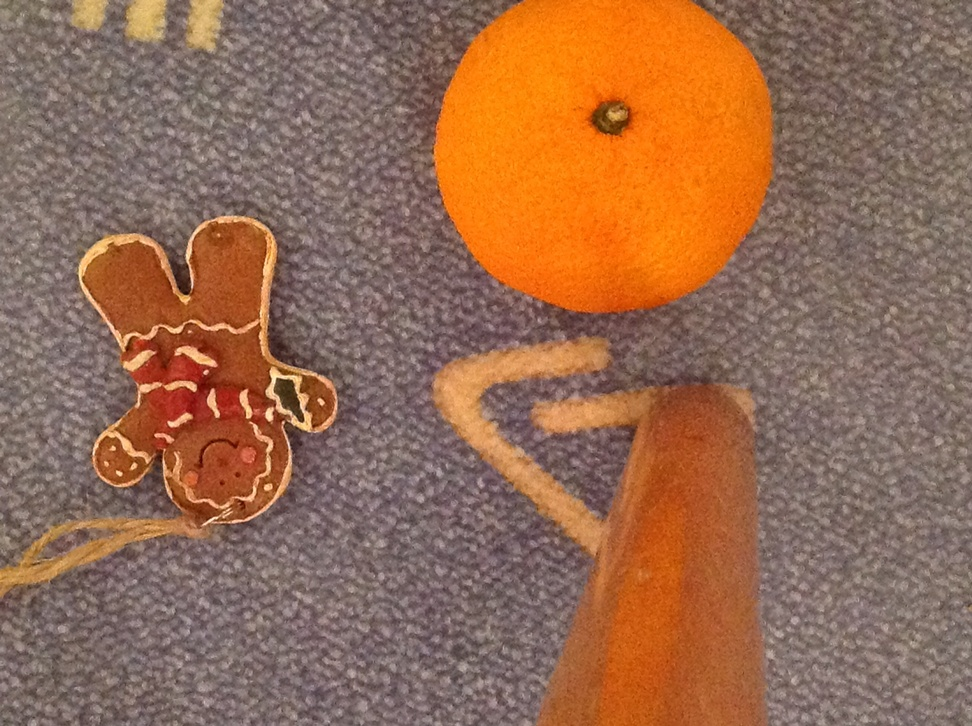
%> input picture MachineVisionSubmissionFiles/Lab 2/GingerBreadMan_first.jpg, 972 x 726 px, shrunk from 2056 x 1536 before the run
$ octave Lab_2.m   (GNU Octave 9; MATLAB toolbox functions it lacks are replaced by stand-ins)
%> lines starting %> are read from the running program, lines starting %| are printed output that depends on the picture
% Lab 2
clear
close all;

Ginger1 = imread('GingerBreadMan_first.jpg'); % Read in first and second gingerbread man images
%> Ginger1 is the input picture: size 726x972x3 uint8; mean R, G, B 150, 106.9, 81.5
Ginger2 = imread('GingerBreadMan_second.jpg');
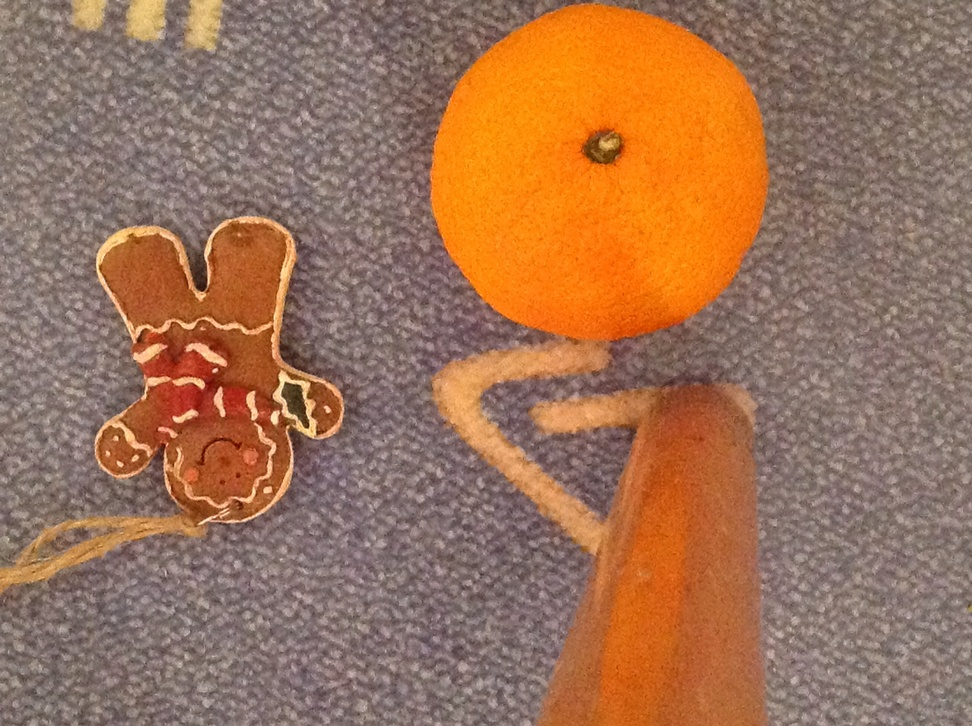
%> input picture MachineVisionSubmissionFiles/Lab 2/GingerBreadMan_second.jpg, 972 x 726 px, shrunk from 2056 x 1536 before the run
%> Ginger2 is the input picture: size 726x972x3 uint8; mean R, G, B 157.3, 114.2, 87.2

redSquare = imread('red_square_static.jpg'); % Read in red square image
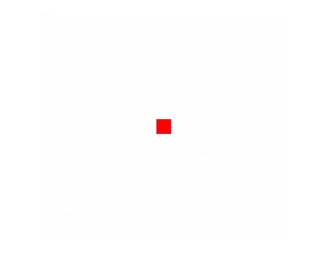
%> input picture MachineVisionSubmissionFiles/Lab 2/red_square_static.jpg, 328 x 272 px, shrunk from 694 x 575 before the run
%> redSquare is the input picture: size 272x328x3 uint8; mean R, G, B 254.3, 253.8, 253.8

Ginger1grey = rgb2gray(Ginger1); % Convert all to grayscale to allow operations on them
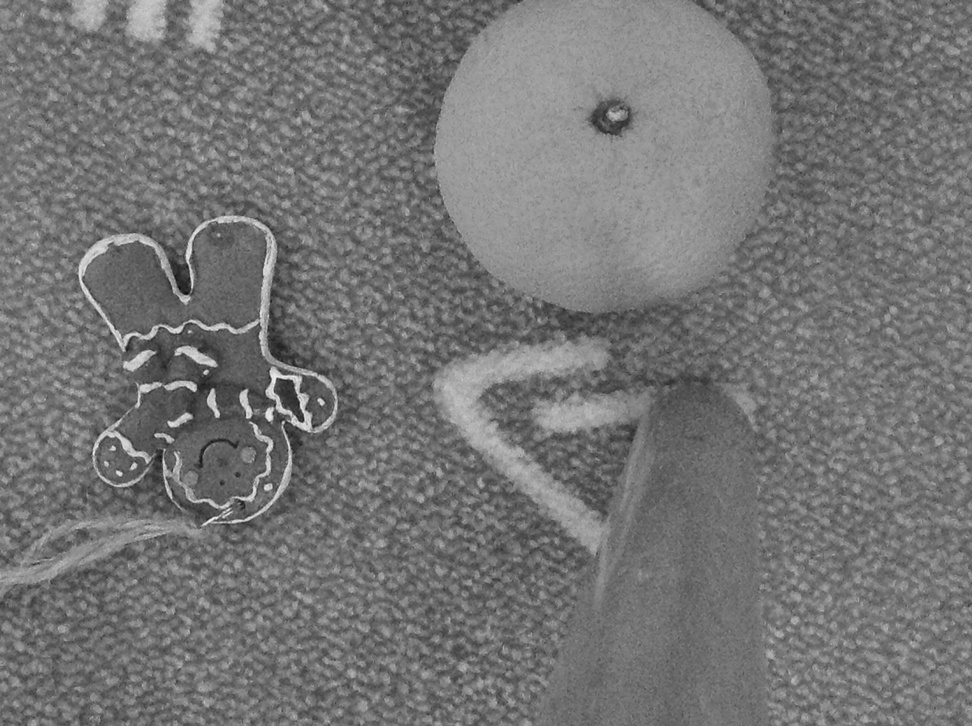
%> Ginger1grey: size 726x972 uint8; min 12, max 241, mean 116.9
Ginger2grey = rgb2gray(Ginger2);
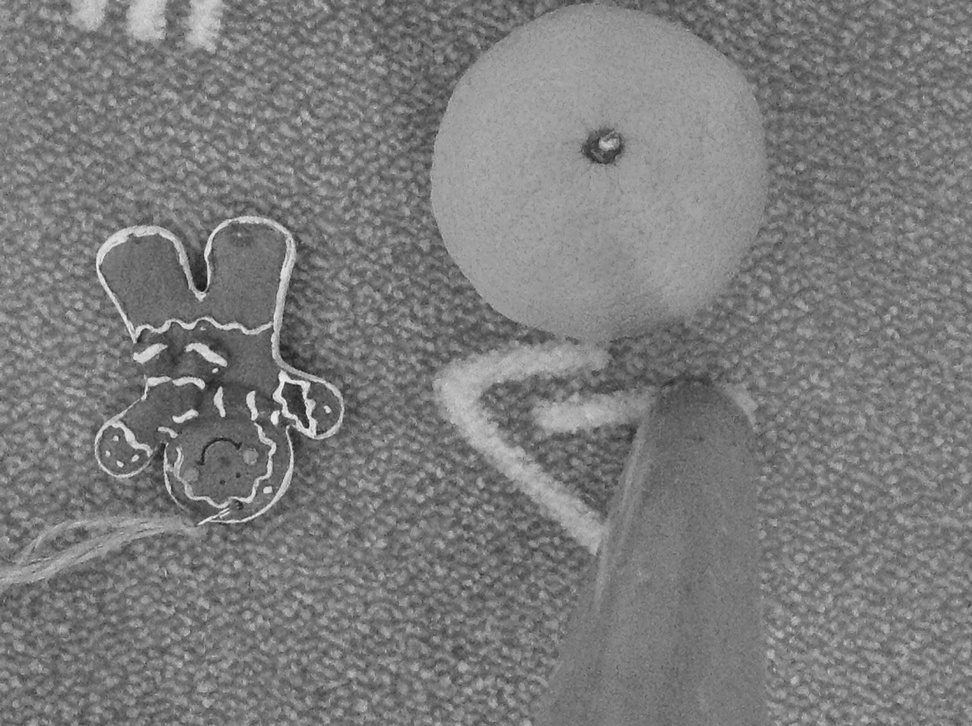
%> Ginger2grey: size 726x972 uint8; min 22, max 239, mean 124
redSquareGrey = rgb2gray(redSquare);

Ginger1Corner = corner(Ginger1grey, 1); % Find corners on all images
%> Ginger1Corner = [278 379]
% Ginger2Corner = corner(Ginger2grey(Ginger1Corner:Ginger1Corner+SizeGinger), 1);
redSquareCorner = corner(redSquareGrey);
%> redSquareCorner = [158 133; 158 121; 171 133; 171 121]
redSquareCorner = redSquareCorner(1,:); % Pick out the corner I want
%> redSquareCorner = [158 133]


SizeGinger = 50; % Size of bounding boxes I wanted for my figure to make it clearer
SizeSquare = 20;

bboxGinger1 = [Ginger1Corner(1,1)-SizeGinger/2, Ginger1Corner(1,2)-SizeGinger/2, SizeGinger, SizeGinger];
%> bboxGinger1 = [253 354 50 50]
bboxSquare = [redSquareCorner-SizeSquare/2, SizeSquare, SizeSquare]; % Creating bounding boxes
%> bboxSquare = [148 123 20 20]

markedGinger1 = insertShape(Ginger1grey, "filled-rectangle", bboxGinger1, 'Color', 'red');
markedGinger1 = insertMarker(markedGinger1, Ginger1Corner); % adds marks to the images so it can be seen in figures
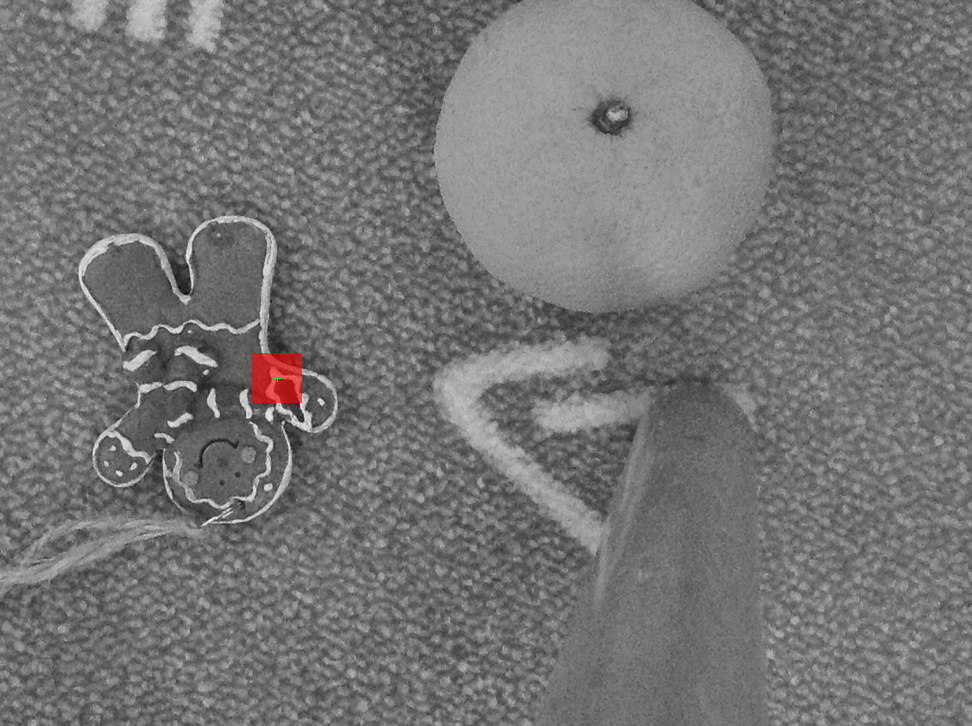
%> markedGinger1: size 726x972x3 uint8; mean R, G, B 117.2, 116.6, 116.6; mean of the top-left, top-right, bottom-left and bottom-right quarters 115.9, 125.2, 111.6, 114.5
markedSquare = insertShape(redSquareGrey, "filled-rectangle", bboxSquare, "Color", "red");
markedSquare = insertMarker(markedSquare, redSquareCorner);
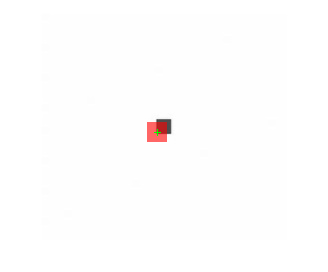
%> markedSquare: size 272x328x3 uint8; mean R, G, B 254.1, 253.4, 253.4; mean of the top-left, top-right, bottom-left and bottom-right quarters 252.7, 253.4, 254, 254.3

markedCorners = figure; % Necessary step to save image where I want it
subplot(1,2,1), imshow(markedGinger1), zoom(2)
subplot(1,2,2), imshow(markedSquare), zoom(4)
saveas(markedCorners,'markedCorners.png')

Ginger2Corner = corner(Ginger2grey(Ginger1Corner(1,1):Ginger1Corner(1,1)+SizeGinger, ...
    Ginger1Corner(1,2):Ginger1Corner(1,2)+SizeGinger), 1);
%> Ginger2Corner = [12 16]

%% Trying to visualise optical flow
%> (the run ends here)
